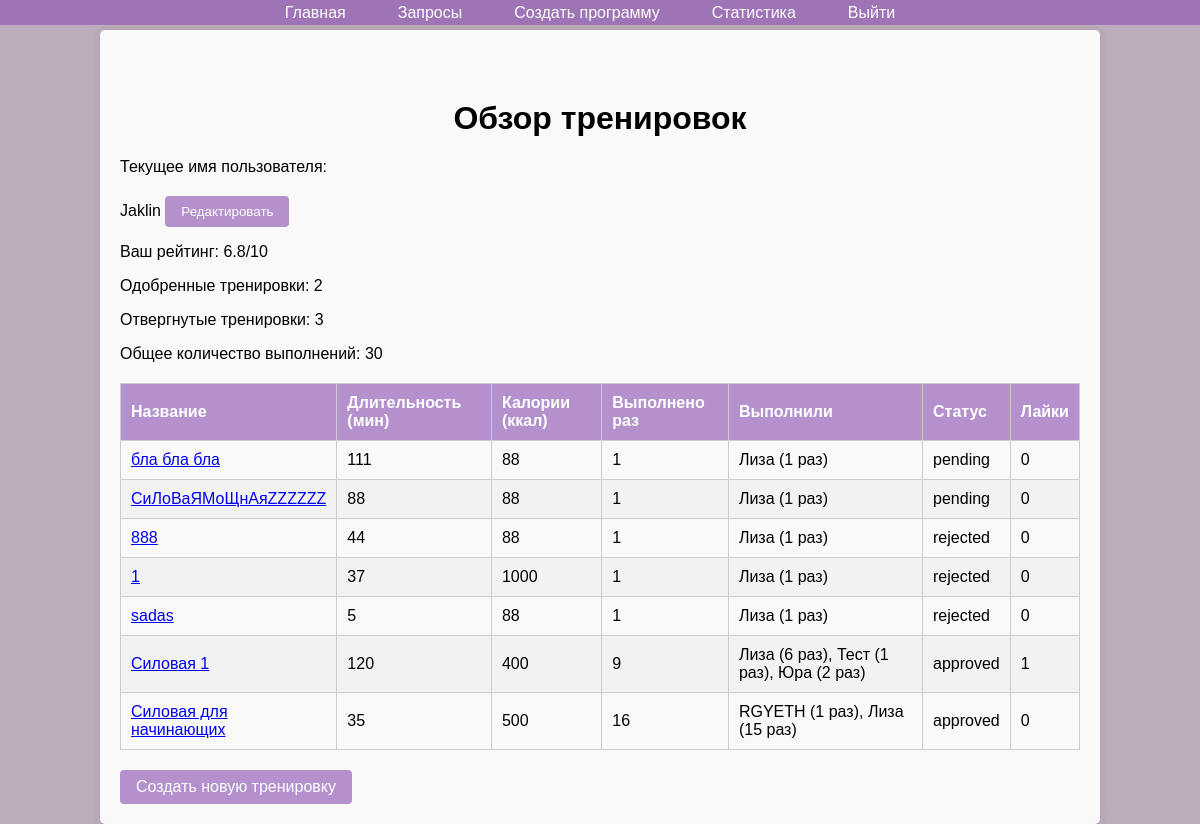
Screenshot of /training_overview.php (signed in) with the database file from the repository.
### tables this page shows
CREATE TABLE `users` (
  `id` int(11) NOT NULL AUTO_INCREMENT,
  `username` varchar(255) DEFAULT NULL,
  `email` varchar(255) DEFAULT NULL,
  `password_hash` varchar(255) DEFAULT NULL,
  `age` int(11) DEFAULT NULL,
  `weight` float DEFAULT NULL,
  `height` float DEFAULT NULL,
  `gender` enum('male','female') DEFAULT NULL,
  `activity_level` enum('sedentary','light','moderate','active','very_active') DEFAULT NULL,
  `daily_calories` decimal(10,2) DEFAULT NULL,
  `created_at` timestamp NOT NULL DEFAULT current_timestamp(),
  `role_id` int(11) DEFAULT NULL,
  PRIMARY KEY (`id`),
  UNIQUE KEY `email` (`email`),
  KEY `role_id` (`role_id`),
  CONSTRAINT `users_ibfk_1` FOREIGN KEY (`role_id`) REFERENCES `roles` (`id`)
);

CREATE TABLE `training_programs` (
  `id` int(11) NOT NULL AUTO_INCREMENT,
  `name` varchar(255) DEFAULT NULL,
  `description` text DEFAULT NULL,
  `duration` int(11) DEFAULT NULL,
  `calories_burned` int(11) DEFAULT NULL,
  `training_name` varchar(255) DEFAULT NULL,
  `training_type_id` int(11) DEFAULT NULL,
  `created_by` int(11) DEFAULT NULL,
  `created_at` timestamp NOT NULL DEFAULT current_timestamp(),
  `status` enum('pending','approved','rejected') DEFAULT 'pending',
  PRIMARY KEY (`id`),
  KEY `training_type_id` (`training_type_id`),
  KEY `created_by` (`created_by`),
  CONSTRAINT `training_programs_ibfk_1` FOREIGN KEY (`training_type_id`) REFERENCES `training_types` (`id`) ON DELETE SET NULL,
  CONSTRAINT `training_programs_ibfk_2` FOREIGN KEY (`created_by`) REFERENCES `users` (`id`) ON DELETE CASCADE
);

### training_overview.php (the view, shortened to what this page needs)
<?php
include 'navbar.php';
$user_id = $_SESSION['user_id'];
$weights_stmt = $conn->prepare("SELECT approved_weight, likes_weight, execution_weight FROM rating_weights LIMIT 1");
$weights_stmt->execute();
$weights = $weights_stmt->get_result()->fetch_assoc();
if ($weights) {
    $approved_weight = (float) $weights['approved_weight'];
    $likes_weight = (float) $weights['likes_weight'];
    $execution_weight = (float) $weights['execution_weight'];
} else {
    $approved_weight = 0.0;
    $likes_weight = 0.0;
    $execution_weight = 0.0;
}
$stmt = $conn->prepare("
    SELECT
        u.username,
        COUNT(DISTINCT tl.id) AS total_likes,
        SUM(CASE WHEN t.status = 'approved' THEN 1 ELSE 0 END) AS approved_count,
        SUM(CASE WHEN t.status = 'rejected' THEN 1 ELSE 0 END) AS rejected_count,
        COUNT(te.id) AS total_executions
    FROM users u
    LEFT JOIN training_programs t ON u.id = t.created_by
    LEFT JOIN training_likes tl ON t.id = tl.training_id
    LEFT JOIN training_executions te ON t.id = te.training_id
    WHERE u.id = ?
");
$stmt->bind_param("i", $user_id);
$stmt->execute();
$trainer_rating = $stmt->get_result()->fetch_assoc();
if ($trainer_rating && isset($trainer_rating['username'])) {
    $current_username = $trainer_rating['username'];
    $approved_count = $trainer_rating['approved_count'] ?: 0;
    $rejected_count = $trainer_rating['rejected_count'] ?: 0;
    $total_executions = $trainer_rating['total_executions'] ?: 0;
    $approved_total = $approved_count + $rejected_count;
    $approval_ratio = $approved_total > 0 ? $approved_count / $approved_total : 0;
    $like_ratio = $approved_total > 0 ? $trainer_rating['total_likes'] / $approved_total : 0;
    $execution_ratio = ($total_executions > 0) ? 1 : 0;
    $overall_rating = round(($approval_ratio * $approved_weight + $like_ratio * $likes_weight + $execution_ratio * $execution_weight), 1);
} else {
    $error_message = "Пользователь не найден или данные отсутствуют.";
    $current_username = "Неизвестный пользователь";
}
$stmt = $conn->prepare("
    SELECT
        t.id,
        t.name,
        t.description,
        t.duration,
        t.calories_burned,
        t.status,
        COUNT(te.id) AS execution_count,
        COUNT(DISTINCT tl.id) AS like_count,
        GROUP_CONCAT(DISTINCT CONCAT(u.username, ' (',
            (SELECT COUNT(te_inner.id) FROM training_executions te_inner WHERE te_inner.user_id = te.user_id AND te_inner.training_id = t.id),
            ' раз)') SEPARATOR ', ') AS executed_by
    FROM training_programs t
    LEFT JOIN training_executions te ON t.id = te.training_id
    LEFT JOIN users u ON te.user_id = u.id
    LEFT JOIN training_likes tl ON t.id = tl.training_id
    WHERE t.created_by = ?
    GROUP BY t.id
    ORDER BY t.id DESC
");
$stmt->bind_param("i", $user_id);
$stmt->execute();
$programs = $stmt->get_result()->fetch_all(MYSQLI_ASSOC);
$approved_count = 0;
$rejected_count = 0;
foreach ($programs as $program) {
    if ($program['status'] === 'approved') {
        $approved_count++;
    } elseif ($program['status'] === 'rejected') {
        $rejected_count++;
    }
}
?>
<!DOCTYPE html>
<html lang="ru">
<head>
</head>
<body>
<div class="container">
    <h1>Обзор тренировок</h1>
    <div class="form-group">
        <label for="current_username">Текущее имя пользователя:</label>
        <div id="current_username_display">
            <span><?php echo htmlspecialchars($current_username); ?></span>
            <button type="button" class="btn" onclick="showEditForm()">Редактировать</button>
        </div>
        <p>Ваш рейтинг: <?php echo htmlspecialchars($overall_rating); ?>/10</p>
        <p>Одобренные тренировки: <?php echo htmlspecialchars($approved_count); ?></p>
        <p>Отвергнутые тренировки: <?php echo htmlspecialchars($rejected_count); ?></p>
        <p>Общее количество выполнений: <?php echo htmlspecialchars($total_executions); ?></p>
    </div>
    <?php if (!empty($programs)): ?>
        <table>
            <thead>
                <tr>
                    <th>Название</th>
                    <th>Длительность (мин)</th>
                    <th>Калории (ккал)</th>
                    <th>Выполнено раз</th>
                    <th>Выполнили</th>
                    <th>Статус</th>
                    <th>Лайки</th>
                </tr>
            </thead>
            <tbody>
                <?php foreach ($programs as $program): ?>
                    <tr>
                        <td>
                            <a href="training_details.php?id=<?php echo $program['id']; ?>">
                                <?php echo htmlspecialchars($program['name']); ?>
                            </a>
                        </td>
                        <td><?php echo htmlspecialchars($program['duration']); ?></td>
                        <td><?php echo htmlspecialchars($program['calories_burned']); ?></td>
                        <td><?php echo htmlspecialchars($program['execution_count']); ?></td>
                        <td><?php echo htmlspecialchars($program['executed_by'] ?: 'Нет выполнений'); ?></td>
                        <td><?php echo htmlspecialchars($program['status']); ?></td>
                        <td><?php echo htmlspecialchars($program['like_count']); ?></td>
                    </tr>
                <?php endforeach; ?>
            </tbody>
        </table>
    <?php else: ?>
        <p>У вас нет созданных тренировок.</p>
    <?php endif; ?>
    <a href="trainer_programs.php" class="btn">Создать новую тренировку</a>
</div>
</body>
</html>

### navbar.php (style rules this page uses)
body { margin: 0; padding-top: 50px; }

### training_overview.php (style rules this page uses)
body { font-family: Arial, sans-serif; background-color: #bdacbb; margin: 0; padding: 0; display: flex; flex-direction: column; align-items: center; }
h1 { margin-top: 50px; text-align: center; }
.container { width: 80%; max-width: 1200px; padding: 20px; background-color: #f9f9f9; border-radius: 5px; box-shadow: 0 0 10px rgba(0, 0, 0, 0.1); margin-top: 30px; }
table { width: 100%; border-collapse: collapse; margin-top: 20px; }
table, th, td { border: 1px solid #ccc; }
th, td { padding: 10px; text-align: left; }
th { background-color: rgba(139, 83, 179, 0.62); color: white; }
tr:nth-child(even) { background-color: #f2f2f2; }
.btn { padding: 8px 16px; background-color: rgba(139, 83, 179, 0.62); color: white; border: none; border-radius: 4px; cursor: pointer; text-decoration: none; display: inline-block; margin-top: 20px; }
.form-group { margin-bottom: 20px; }

### rows the page displays
users: username "Jaklin"
training_programs: name "бла бла бла", duration "111", calories_burned "88", execution_count "1", executed_by "Лиза (1 раз)", status "pending", like_count "0"
training_programs: name "СиЛоВаЯМоЩнАяZZZZZZ", duration "88", calories_burned "88", execution_count "1", executed_by "Лиза (1 раз)", status "pending", like_count "0"
training_programs: name "888", duration "44", calories_burned "88", execution_count "1", executed_by "Лиза (1 раз)", status "rejected", like_count "0"
training_programs: name "1", duration "37", calories_burned "1000", execution_count "1", executed_by "Лиза (1 раз)", status "rejected", like_count "0"
training_programs: name "sadas", duration "5", calories_burned "88", execution_count "1", executed_by "Лиза (1 раз)", status "rejected", like_count "0"
training_programs: name "Силовая 1", duration "120", calories_burned "400", execution_count "9", executed_by "Лиза (6 раз), Тест (1 раз), Юра (2 раз)", status "approved", like_count "1"
training_programs: name "Силовая для начинающих", duration "35", calories_burned "500", execution_count "16", executed_by "RGYETH (1 раз), Лиза (15 раз)", status "approved", like_count "0"

### other values shown
$overall_rating "6.8"
$approved_count "2"
$rejected_count "3"
$total_executions "30"
